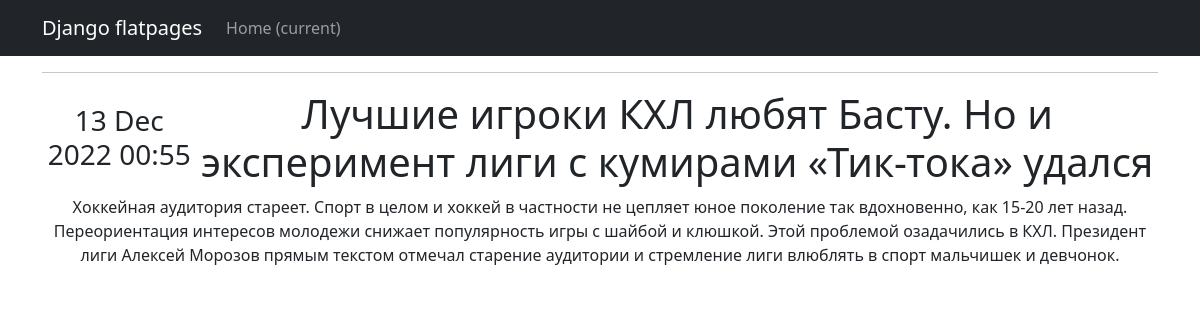
The page /news/2 on the database its author committed.
### _accounts/models.py (models this page shows, shortened)
class Post(models.Model):
    news = 'news'
    post = 'post'
    CHOISES = [
        (news, 'Новость'),
        (post, 'Статья')
    ]
    author = models.ForeignKey(Author, on_delete=models.CASCADE)
    time = models.DateTimeField(auto_now_add=True)
    _type = models.CharField(max_length=4, choices=CHOISES, default=news)
    categories = models.ManyToManyField(Category, through='PostCategory')
    title = models.CharField(max_length=100)
    text = models.TextField()
    rating = models.FloatField(default=0.0)

### _accounts/views.py (the view)
# urls.py: path('<int:pk>', PostDetail.as_view()),
class PostDetail(DetailView):
    model = Post
    template_name = 'newss.html'
    context_object_name = 'newss'

### _accounts/templatetags/custom_filters.py (called while the page is built)
@register.filter()
def fcheck(value):
    for a, b in BAD_CHECK.items():
        if a in value:
            value = value.replace(a, b)
    return f'{value}'

### templates/newss.html (shortened to what this page needs)
{% extends 'flatpages/default.html' %}
{% load custom_filters %}
{% block content %}
<hr>
    {% if newss %}
    <table>
            <tr>
                <td><h3>{{ newss.time|date:'d M Y H:i' }}</h3></td>
                <td><h1>{{ newss.title }}</h1></td>
            </tr>
    </table>
    {{ newss.text|fcheck }}
    {% else %}
        <h2>Такой новости нет!</h2>
    {% endif %}
{% endblock content %}

### rows shown on the page
Post: time "13 Dec 2022 00:55", title "Лучшие игроки КХЛ любят Басту. Но и эксперимент лиги с кумирами «Тик-тока» удался", text|fcheck "Хоккейная аудитория стареет. Спорт в целом и хоккей в частности не цепляет юное поколение так вдохновенно, как 15-20 лет назад. Переориентация интересов молодежи снижает популярность игры с шайбой и клюшкой. Этой проблемой озадачились в КХЛ. Президент лиги Алексей Морозов прямым текстом отмечал старение аудитории и стремление лиги влюблять в спорт мальчишек и девчонок."
